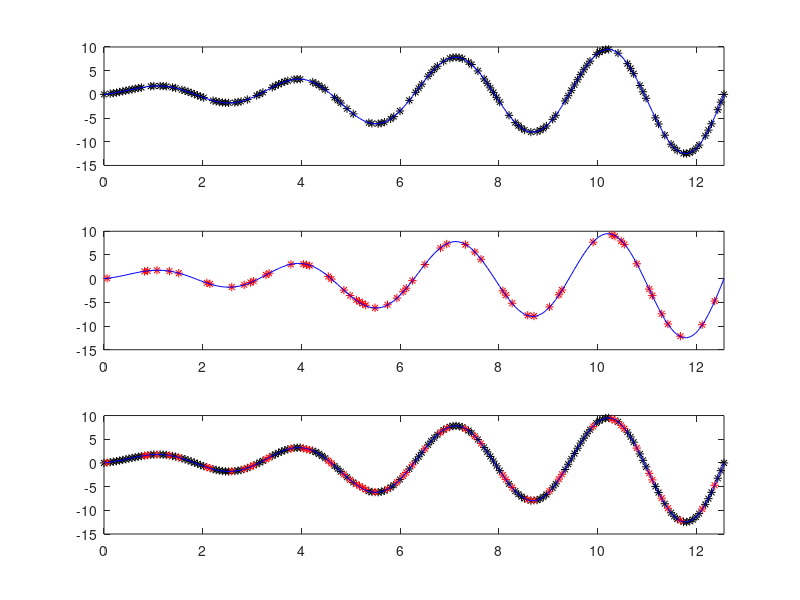

MATLAB code for this plot:
% a 4. feladat generalt adattal

clear; 
clf;
close all;

n=200;

t=linspace(0,4*pi,n)';
%y=sin(t)+sin(2*t);
y=sin(t)+t.*sin(2*t);y=sin(t)+t.*sin(2*t);



megvan=70; % ez százalék

van=rand(n,1)<megvan/100; 
hiany=~van;y=sin(t)+t.*sin(2*t);


tv=t(van);
yv=y(van);
th=t(hiany);
yh=t(~hiany);

subplot(3,1,1);
plot(tv,yv,'k*',t,y,'b')
xlim([0,4*pi]);

S=eye(n);
Sv=S(van,:); % S van
Sn=S(hiany,:); % S hianyzik

% elsorendu
D=diag(ones(n,1))+diag(-1*ones(n-1,1),1);

% masodrendu
%D=diag(ones(n,1))+diag(-2*ones(n-1,1),1)+diag(ones(n-2,1),2);


A=D*Sn';
b=D*Sv'*yv;
yh=(A'*A)\(-A'*b);

subplot(3,1,2);
plot(th,yh,'r*',t,y,'b')
xlim([0,4*pi]);


subplot(3,1,3);
plot(tv,yv,'k*',th,yh,'r*',t,y,'b')
xlim([0,4*pi]);



